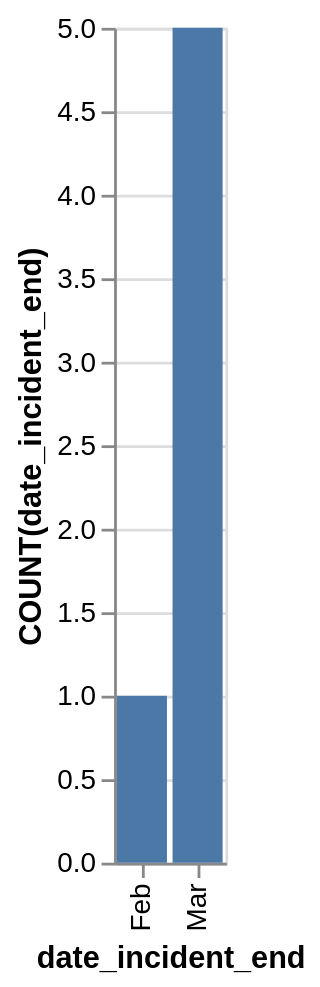

Here is the Vega-Lite specification saved for this chart:
### Vega-Lite specification from a JSON file in a GitHub repository (floating-point values rounded to 4 significant figures)
{"data": {"values": [{"x_data": "Feb", "y_data": 1}, {"x_data": "Mar", "y_data": 5}]}, "mark": "bar", "encoding": {"x": {"field": "x_data", "type": "nominal", "title": "date_incident_end", "sort": {"op": "sum", "field": "y_data", "order": "ascending"}}, "y": {"field": "y_data", "type": "quantitative", "title": "COUNT(date_incident_end)"}}}
